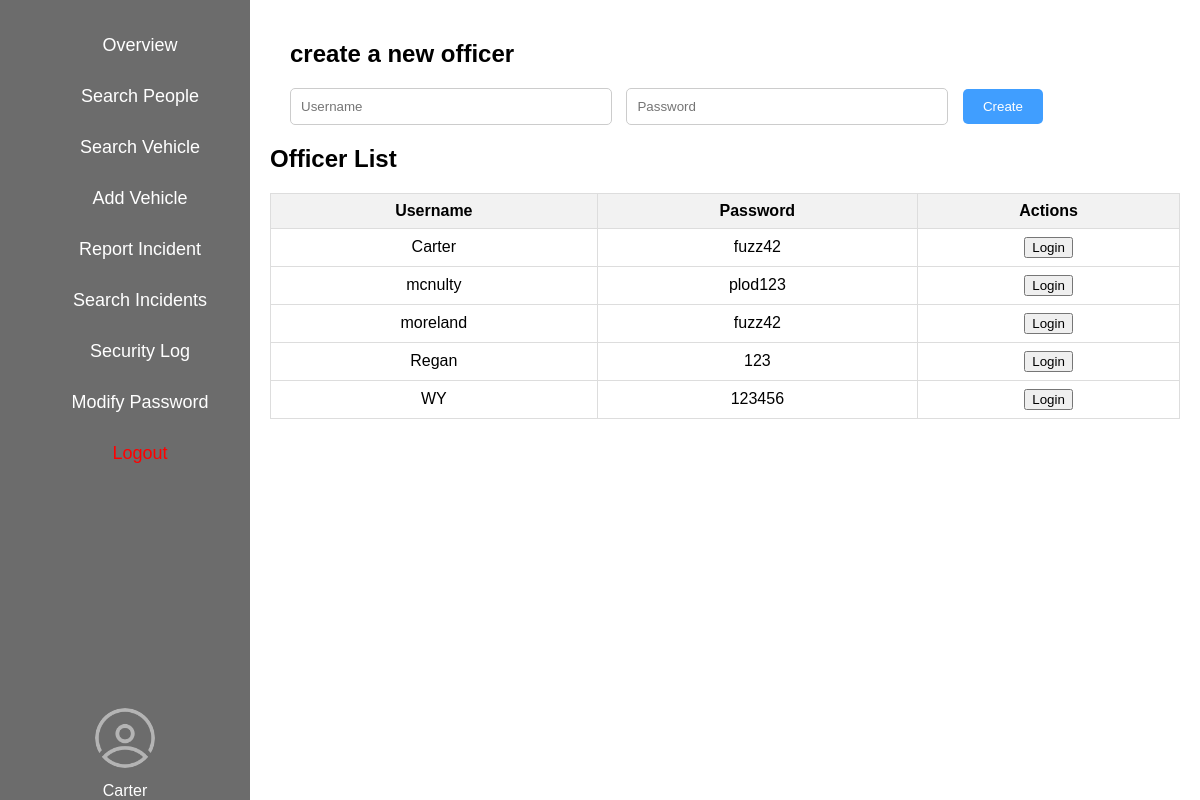
/html/cw2/dashboard/officerList.php (signed in), run on the app's committed database.
### tables this page shows
CREATE TABLE `officers` (
  `id` int(11) NOT NULL,
  `Username` varchar(255) NOT NULL,
  `Password` varchar(255) NOT NULL
);

### html/cw2/dashboard/db.inc.php (called while the page is built)
<?php
return [
    'mariadb',
    'root',
    'rootpwd',
    'coursework2'
];

### html/cw2/dashboard/utils.php (called while the page is built, shortened)
<?php
$configDriver = include './db.inc.php';
include 'databaseUtils.php';
function getConnect()
{
    global $configDriver;
    return new DB(
        $configDriver[0],
        $configDriver[1],
        $configDriver[2],
        $configDriver[3],
        3306
    );
}
$db = getConnect();
return $db;

### html/cw2/dashboard/databaseUtils.php (called while the page is built, shortened)
<?php
class DB
{
    var $connector = null;
    function __construct($db_host, $db_user, $db_pass, $db_name, $db_port)
    {
        $this->connector = mysqli_connect($db_host, $db_user, $db_pass, $db_name, $db_port);
        mysqli_query($this->connector, "set sql_mode = ''");
        mysqli_query($this->connector, "set character set 'utf8'");
        mysqli_query($this->connector, "set names 'utf8'");
        return true;
    }
    function get_rows($q)
    {
        $result = mysqli_query($this->connector, $q);
        $rows = [];
        while ($row = mysqli_fetch_assoc($result)) {
            $rows[] = $row;
        }
        return $rows;
    }
}

### html/cw2/dashboard/officerList.php (the view, shortened to what this page needs)
<?php
$db = include './utils.php';
include 'tab.php';
?>
<?php
$sql = 'select * from officers';
$queryOutput = $db->get_rows($sql);
?>
    <div class="search-container">
        <h2>
            create a new officer
        </h2>
        <form action="officerList.php" method="post">
            <input type="text" name="username" placeholder="Username">
            <input type="password" name="password" placeholder="Password">
            <input type="submit" value="Create">
        </form>
    </div>
    <h2>Officer List</h2>
    <table class="results-table">
        <thead>
        <tr>
            <th>Username</th>
            <th>Password</th>
            <th>Actions</th>
        </tr>
        </thead>
        <tbody>
        <?php foreach ($queryOutput as $row): ?>
            <tr style="text-align: center">
                <td><?= htmlspecialchars($row['Username']) ?></td>
                <td><?= htmlspecialchars($row['Password']) ?></td>
                <td>
                    <form action="login.php" method="post">
                        <input type="submit" value="Login">
                    </form>
                </td>
            </tr>
        <?php endforeach; ?>
        </tbody>
    </table>
</div>
</body>
</html>

### html/cw2/dashboard/tab.php (style rules this page uses)
body { display: flex; margin: 0; font-family: Arial, sans-serif; }

### html/cw2/dashboard/officerList.php (style rules this page uses)
.search-container { margin: 20px; }
.search-container input[type="text"] { width: 300px; padding: 10px; margin-right: 10px; border: 1px solid #ccc; border-radius: 5px; }
.search-container input[type="password"] { width: 300px; padding: 10px; margin-right: 10px; border: 1px solid #ccc; border-radius: 5px; }
.search-container input[type="submit"] { padding: 10px 20px; background-color: #409eff; border: none; border-radius: 5px; color: #fff; cursor: pointer; }
.results-table { width: 100%; border-collapse: collapse; margin-top: 20px; }
.results-table th, .results-table td { border: 1px solid #ddd; padding: 8px; }
.results-table th { background-color: #f2f2f2; }

### data on the page
officers: Username "Carter", Password "fuzz42"
officers: Username "mcnulty", Password "plod123"
officers: Username "moreland", Password "fuzz42"
officers: Username "Regan", Password "123"
officers: Username "WY", Password "123456"

### other printed values
$username "Carter"
